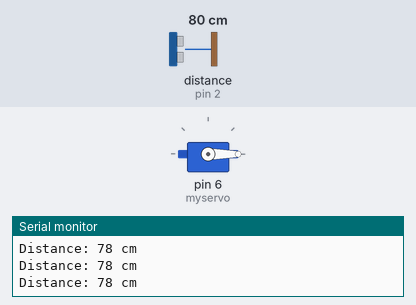
This sketch was run on a simulated Arduino Uno, built with avr-gcc and run on an emulated ATmega328P. On the bench: servo, the last lines printed to the serial monitor. Wiring (inferred from the names in the program): ultrasonic range finder: trigger pin 3; echo pin 2. The inputs (shaded band) are chosen by the test bench; at power-on: distance to the obstacle (sensor on pin 2) 80 cm. The echo pulse lasts 58.3 µs per cm.

Above: at 1.2 s.
1.3 s: distance to the obstacle (sensor on pin 2) set to 23 cm
2.8 s: distance to the obstacle (sensor on pin 2) set to 20 cm
At 3.3 s:
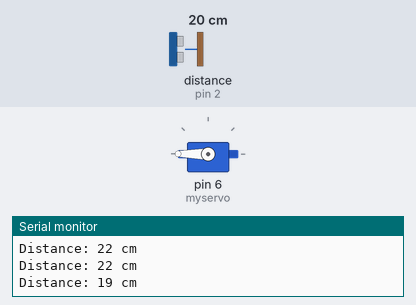
Timing chart, 0 to 5.8 s (numbered marks = the images above; inputs shaded):
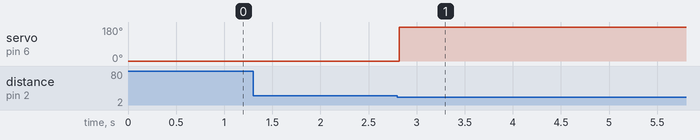

The sketch:

sketch_may27a.ino
```cpp
//#include <LedControl.h>
#include <Servo.h>


#define echoPin 2
#define trigPin 3

long duration;
int distance;

//int DIN = 8;
//int CS =  9;
//int CLK = 10;

int pos = 0;

//LedControl lc = LedControl(DIN,CLK,CS,0);
Servo myservo;
//
//byte a[8] = {0xA5,0x42,0xA5,0x00,0x00,0x85,0x42,0xA5,};
//byte b[8] = {0x18,0x18,0x18,0xFF,0xFF,0x18,0x18,0x18,};
//byte c[8] = {0x00,0x00,0x00,0x00,0x00,0x00,0x00,0x00,};

void setup()
{
  myservo.attach(6);
  myservo.write(pos);
//  lc.shutdown(0,false);       //The MAX72XX is in power-saving mode on startup
//  lc.setIntensity(0,5);       // Set the brightness to maximum value
//  lc.clearDisplay(0);          // and clear the display

  pinMode(trigPin, OUTPUT); // Sets the trigPin as an OUTPUT
  pinMode(echoPin, INPUT); // Sets the echoPin as an INPUT
  Serial.begin(9600); // // Serial Communication is starting with 9600 of baudrate speed


}

void loop()
{
  // Clears the trigPin condition
  digitalWrite(trigPin, LOW);
  delayMicroseconds(2);
  // Sets the trigPin HIGH (ACTIVE) for 10 microseconds
  digitalWrite(trigPin, HIGH);
  delayMicroseconds(2);
  digitalWrite(trigPin, LOW);
  // Reads the echoPin, returns the sound wave travel time in microseconds
  duration = pulseIn(echoPin, HIGH);
  // Calculating the distance
  distance = duration * 0.034 / 2; // Speed of sound wave divided by 2 (go and back)
  // Displays the distance on the Serial Monitor
  Serial.print("Distance: ");
  Serial.print(distance);
  Serial.println(" cm");


  if(distance > 20)
  {
    myservo.write(pos);
  }
  else
  {
    myservo.write(200);
    distance = 0;
    delay(1000000);
  }
}

//void printByte(byte character [])
//{
//
//  int i = 0;
//    for(i=0;i<8;i++)
//    {
//      lc.setRow(0,i,character[i]);
//    }
//
//}
```

Measured:
- the behaviour switches between 22 and 21 cm on distance to the obstacle (sensor on pin 2) (found by bisection; images 0 and 1)
- after the input at 2.8 s, servo on pin 6 (myservo): 0° → 180° at once
